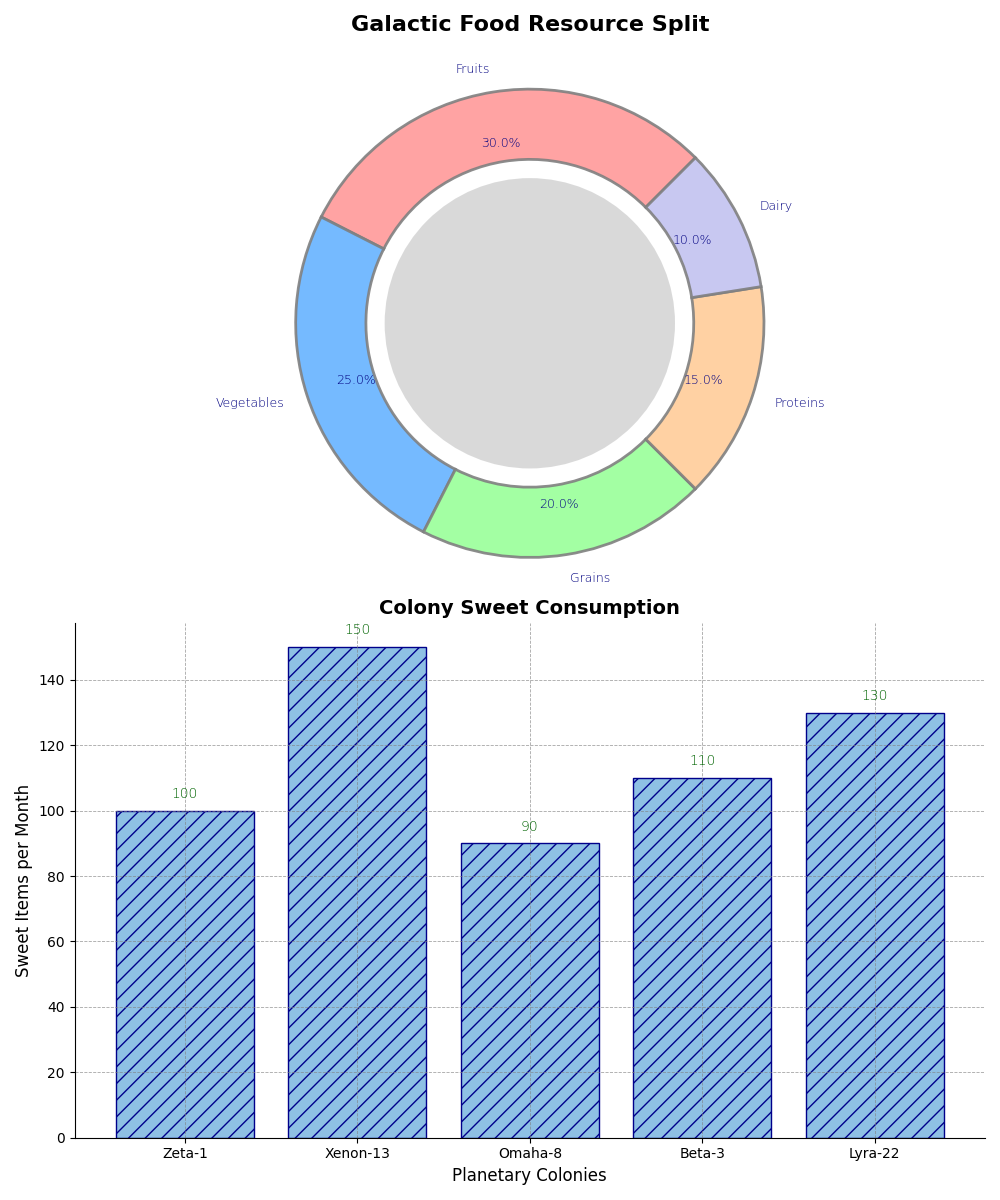

Here is the Python script that generated this plot:
import matplotlib.pyplot as plt

labels_food = ['Fruits', 'Vegetables', 'Grains', 'Proteins', 'Dairy']
production_sizes = [30, 25, 20, 15, 10]
colors_food = ['#FF9999', '#66B3FF', '#99FF99', '#FFCC99', '#C2C2F0']

colonies = ["Zeta-1", "Xenon-13", "Omaha-8", "Beta-3", "Lyra-22"]
sweet_consumption = [100, 150, 90, 110, 130]

fig, ax = plt.subplots(2, 1, figsize=(10, 12))  # Changed to 2 rows, 1 column

wedges, _, autotexts = ax[0].pie(
    production_sizes, 
    labels=labels_food, 
    autopct='%1.1f%%', 
    startangle=45,  
    pctdistance=0.78,
    colors=colors_food, 
    wedgeprops={'width': 0.3, 'linewidth': 2, 'edgecolor': 'gray', 'alpha': 0.9},
    textprops=dict(color="navy", fontsize=9, weight='light')
)

centre_circle = plt.Circle((0, 0), 0.62, fc='lightgrey', alpha=0.85)
ax[0].add_artist(centre_circle)
ax[0].set_title('Galactic Food Resource Split', fontsize=16, fontweight='bold', pad=25)
ax[0].axis('equal')  

ax[1].bar(colonies, sweet_consumption, color='#8EC0E4', edgecolor='darkblue', hatch='//')
ax[1].set_title('Colony Sweet Consumption', fontsize=14, fontweight='bold')
ax[1].set_ylabel('Sweet Items per Month', fontsize=12)
ax[1].set_xlabel('Planetary Colonies', fontsize=12)

for i, value in enumerate(sweet_consumption):
    ax[1].text(i, value + 3, str(value), ha='center', va='bottom', fontweight='light', fontsize=10, color='darkgreen')

ax[1].grid(True, linestyle='--', linewidth=0.6, color='grey', alpha=0.7)
ax[1].spines['top'].set_visible(False)
ax[1].spines['right'].set_visible(False)

plt.tight_layout()
plt.show()
